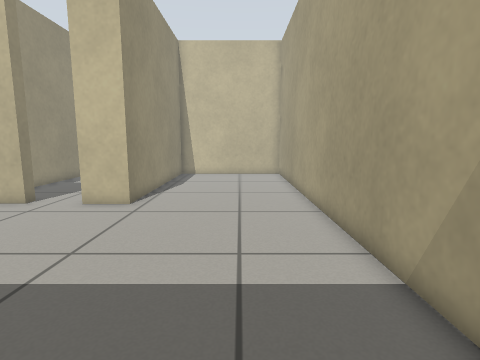
view 1 (above)

16 first-person views from a walk through a Gazebo world. The camera is 0.67 m above the floor, tilts 8° down and sees 80° across. The floor is counted in squares, 0.25 m on a side. Each view is taken from the middle of a square. On the plan, view 1 faces up. The plan holds only what a view shows up to about 19 squares ahead; the rest is blank. The robots in the file are not drawn.

view 2
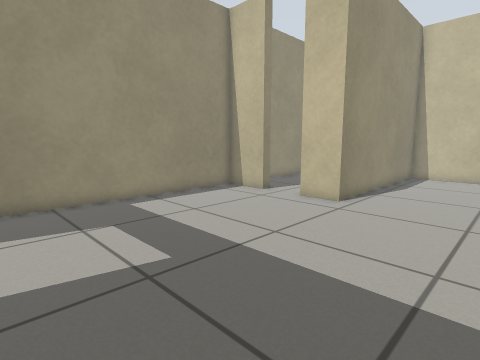

view 3
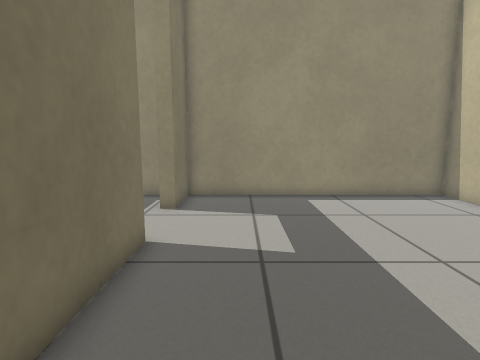

view 4
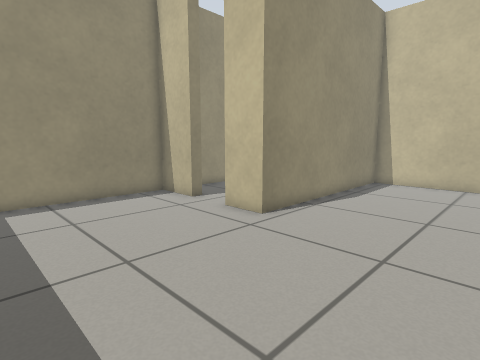

view 5
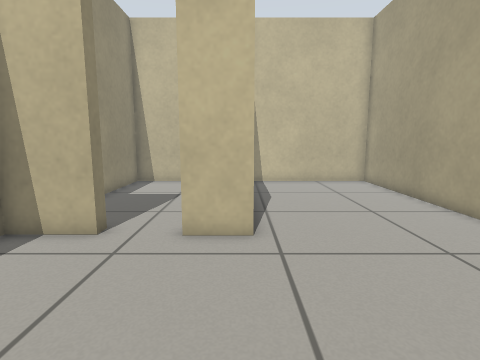

view 6
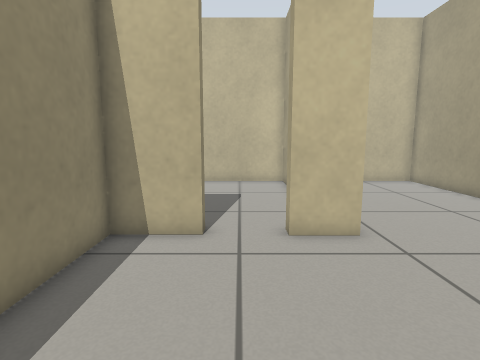

view 7
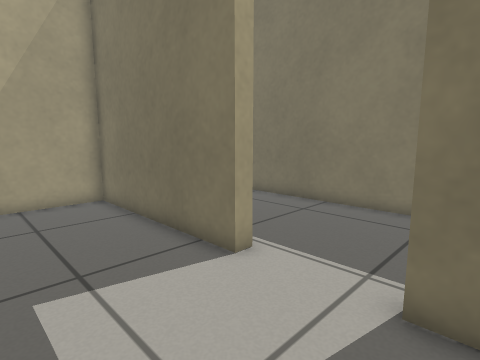

view 8
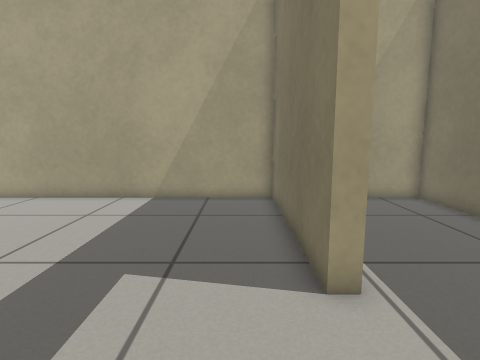

view 9
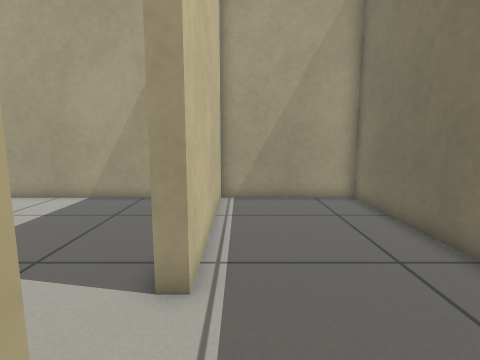

view 10
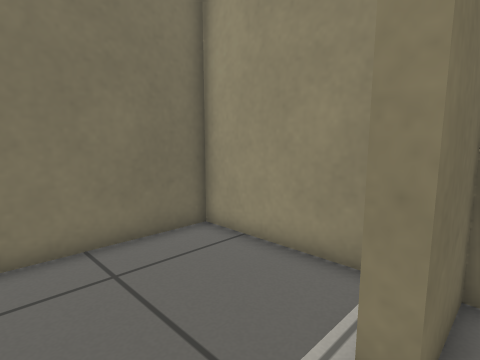

view 11
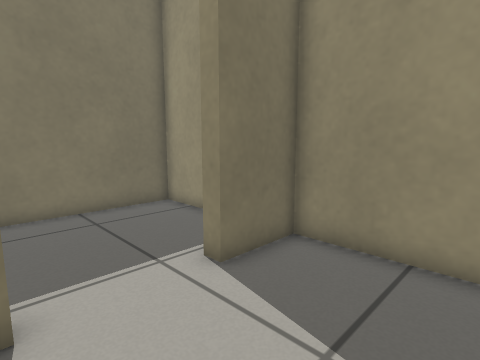

view 12
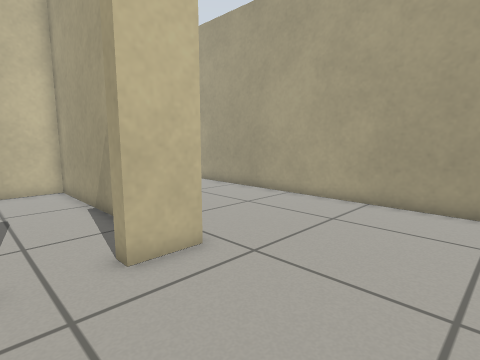

view 13
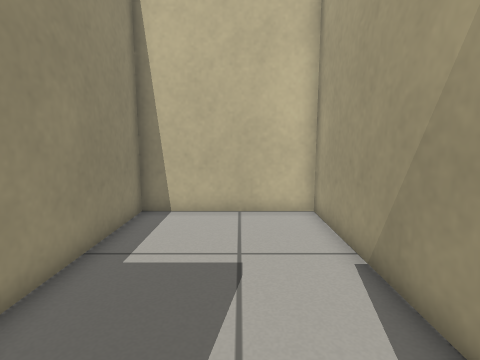

view 14
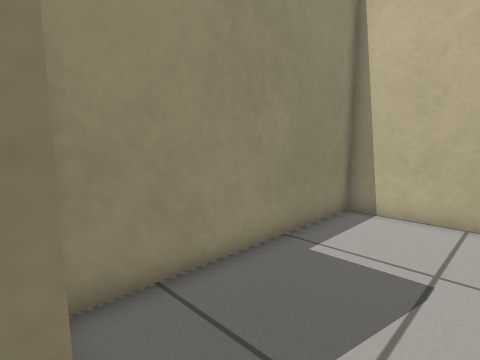

view 15
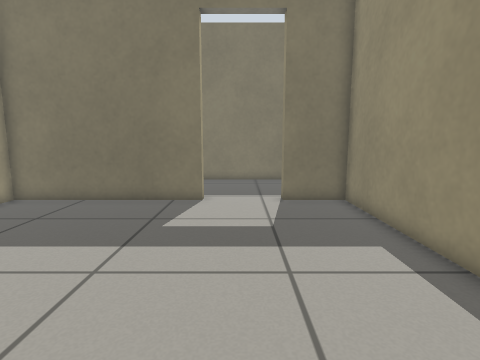

view 16
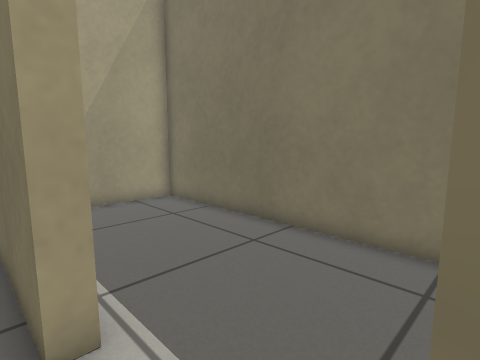

### Floor plan
Ten units are one square. View 1 is at (0, 0); x grows to the right and y downward. Boxes are objects, and circles mark ways between rooms. Rooms are numbered by the first view taken in them; rooms with no view inside come last. Other rooms are left out.
<svg viewBox="-122 -230 158 308">
<path fill="none" stroke="#000" d="M-89 -125 -89 -118 -117 -118 -117 5 -89 5M-53 5 31 5 31 -225 -46 -225 -46 -118 -66 -118 -66 -124M-117 19 -117 73 31 73 31 11 -53 11M-53 -150 -53 -225 -117 -225 -117 -130"/>
<circle cx="-75" cy="10" r="3" fill="#2a7"/>
<circle cx="-80" cy="-120" r="3" fill="#2a7"/>
<text x="-30" y="-90">1</text>
<text x="-50" y="40">2</text>
<text x="-90" y="-180">3</text>
</svg>
Room 1 opens to room 2. Room 1 opens to room 3.

Where each view was taken, in squares from view 1:
view 1: 0 up, 0 right, facing up
view 2: 0 up, 1 right, facing up-left
view 3: 2 up, 2 right, facing left
view 4: 4 up, 2 right, facing up-left
view 5: 4 up, 5 left, facing up
view 6: 4 up, 8 left, facing up
view 7: 4 up, 10 left, facing down-right
view 8: 1 up, 10 left, facing right
view 9: 2 down, 10 left, facing right
view 10: 0 up, 6 left, facing down-left
view 11: 4 up, 5 left, facing down-left
view 12: 6 up, 9 left, facing up-right
view 13: 12 up, 8 left, facing up
view 14: 12 up, 7 left, facing up-left
view 15: 12 up, 7 left, facing down
view 16: 0 up, 9 left, facing down-right
